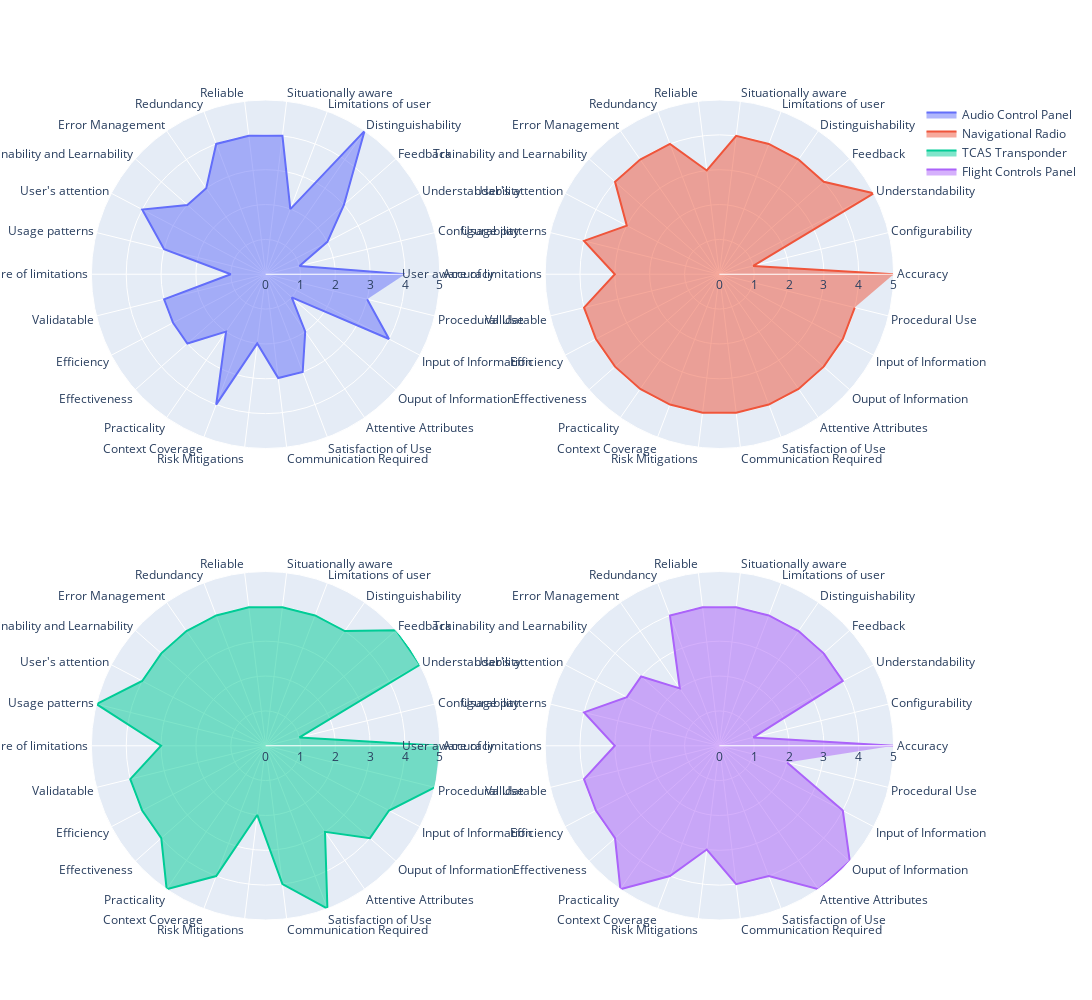

The notebook cell this image was saved under:
### Code cell
fig = make_subplots(rows=2, cols=2,
                   specs=[[{"type": "polar"}, {"type": "polar"}],
                         [{"type": "polar"}, {"type": "polar"}]])
fig.add_trace(go.Scatterpolar(
    name="Audio Control Panel",
    r=df['Audio Control Panel'],
    theta=df['Quality'],
    fill='toself'
    ), 1, 1)
fig.add_trace(go.Scatterpolar(
    name="Navigational Radio",
    r=df['Navigational Radio'],
    theta=df['Quality'],
    fill='toself'
    ), 1, 2)
fig.add_trace(go.Scatterpolar(
    name="TCAS Transponder",
    r=df['TCAS Transponder'],
    theta=df['Quality'],
    fill='toself'
    ), 2, 1)
fig.add_trace(go.Scatterpolar(
    name="Flight Controls Panel",
    r=df['Flight Controls Panel'],
    theta=df['Quality'],
    fill='toself'
    ), 2, 2)
fig.update_layout(height=1000, width=1500)
fig.show()

### Figure 1 — Plotly figure (JSON) as saved in the notebook; plotly's stock layout.template omitted (floating-point values rounded to 4 significant figures)
{"data": [{"fill": "toself", "name": "Audio Control Panel", "r": [4, 1, 2, 3, 5, 2, 4, 4, 4, 3, 3, 4, 3, 1, 3, 3, 3, 2, 4, 2, 3, 3, 2, 1, 4, 3], "subplot": "polar", "theta": ["Accuracy", "Configurability", "Understandability", "Feedback", "Distinguishability", "Limitations of user", "Situationally aware", "Reliable", "Redundancy", "Error Management", "Trainability and Learnability", "User's attention", "Usage patterns", "User aware of limitations", "Validatable", "Efficiency", "Effectiveness", "Practicality", "Context Coverage", "Risk Mitigations", "Communication Required", "Satisfaction of Use", "Attentive Attributes", "Ouput of Information", "Input of Information", "Procedural Use"], "type": "scatterpolar"}, {"fill": "toself", "name": "Navigational Radio", "r": [5, 1, 5, 4, 4, 4, 4, 3, 4, 4, 4, 3, 4, 3, 4, 4, 4, 4, 4, 4, 4, 4, 4, 4, 4, 4], "subplot": "polar2", "theta": ["Accuracy", "Configurability", "Understandability", "Feedback", "Distinguishability", "Limitations of user", "Situationally aware", "Reliable", "Redundancy", "Error Management", "Trainability and Learnability", "User's attention", "Usage patterns", "User aware of limitations", "Validatable", "Efficiency", "Effectiveness", "Practicality", "Context Coverage", "Risk Mitigations", "Communication Required", "Satisfaction of Use", "Attentive Attributes", "Ouput of Information", "Input of Information", "Procedural Use"], "type": "scatterpolar"}, {"fill": "toself", "name": "TCAS Transponder", "r": [5, 1, 5, 5, 4, 4, 4, 4, 4, 4, 4, 4, 5, 3, 4, 4, 4, 5, 4, 2, 4, 5, 3, 4, 4, 5], "subplot": "polar3", "theta": ["Accuracy", "Configurability", "Understandability", "Feedback", "Distinguishability", "Limitations of user", "Situationally aware", "Reliable", "Redundancy", "Error Management", "Trainability and Learnability", "User's attention", "Usage patterns", "User aware of limitations", "Validatable", "Efficiency", "Effectiveness", "Practicality", "Context Coverage", "Risk Mitigations", "Communication Required", "Satisfaction of Use", "Attentive Attributes", "Ouput of Information", "Input of Information", "Procedural Use"], "type": "scatterpolar"}, {"fill": "toself", "name": "Flight Controls Panel", "r": [5, 1, 4, 4, 4, 4, 4, 4, 4, 2, 3, 3, 4, 3, 4, 4, 4, 5, 4, 3, 4, 4, 5, 5, 4, 2], "subplot": "polar4", "theta": ["Accuracy", "Configurability", "Understandability", "Feedback", "Distinguishability", "Limitations of user", "Situationally aware", "Reliable", "Redundancy", "Error Management", "Trainability and Learnability", "User's attention", "Usage patterns", "User aware of limitations", "Validatable", "Efficiency", "Effectiveness", "Practicality", "Context Coverage", "Risk Mitigations", "Communication Required", "Satisfaction of Use", "Attentive Attributes", "Ouput of Information", "Input of Information", "Procedural Use"], "type": "scatterpolar"}], "layout": {"height": 1000, "polar": {"angularaxis": {"type": "category"}, "domain": {"x": [0, 0.45], "y": [0.575, 1]}, "radialaxis": {"autorange": true, "range": [0, 5], "type": "linear"}}, "polar2": {"angularaxis": {"type": "category"}, "domain": {"x": [0.55, 1], "y": [0.575, 1]}, "radialaxis": {"autorange": true, "range": [0, 5], "type": "linear"}}, "polar3": {"angularaxis": {"type": "category"}, "domain": {"x": [0, 0.45], "y": [0, 0.425]}, "radialaxis": {"autorange": true, "range": [0, 5], "type": "linear"}}, "polar4": {"angularaxis": {"type": "category"}, "domain": {"x": [0.55, 1], "y": [0, 0.425]}, "radialaxis": {"autorange": true, "range": [0, 5], "type": "linear"}}, "width": 1500}}
